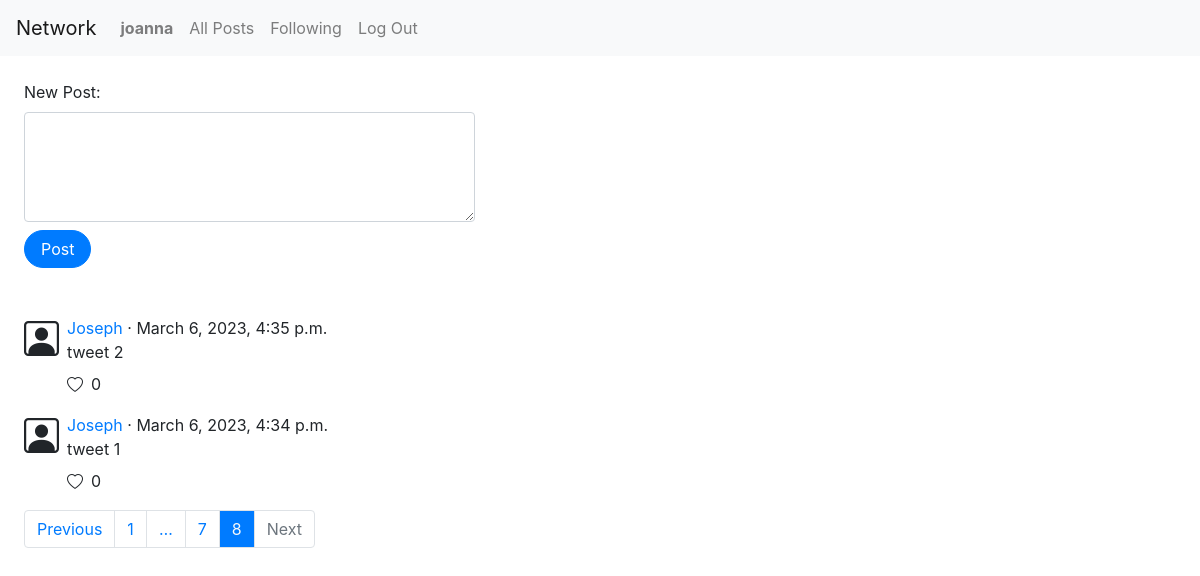
The app's page /?page=8 (signed in), older data.
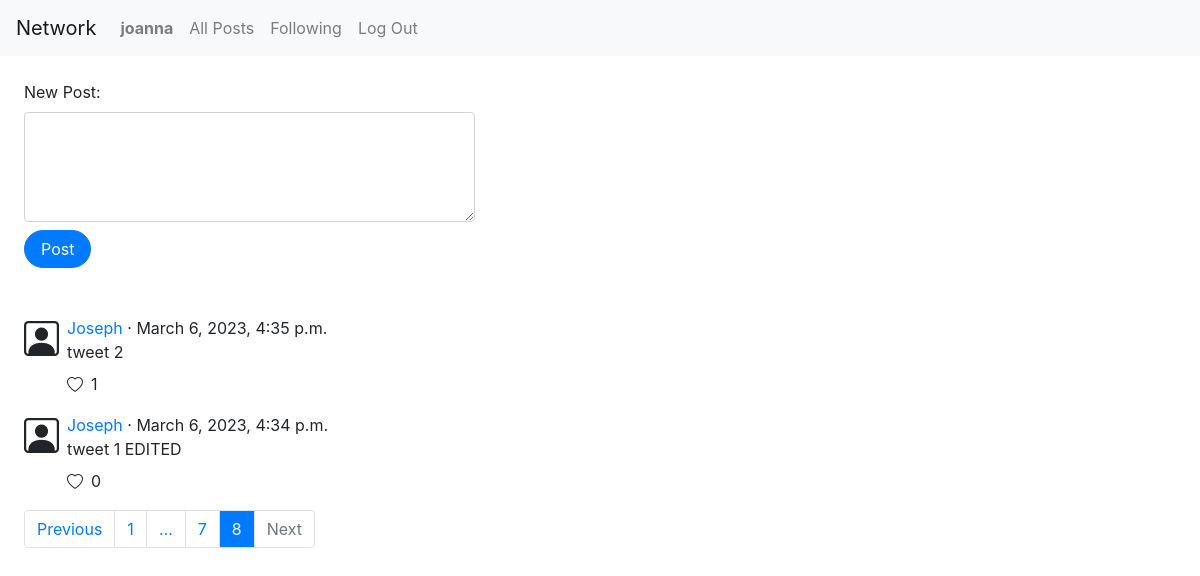
The same page, newer data.
### network/models.py (models this page shows, shortened)
class Post(models.Model):
    creator = models.ForeignKey(User, on_delete=models.CASCADE, related_name="posts")
    content = models.TextField(max_length=280)
    timestamp = models.DateTimeField(auto_now_add=True)
    likers = models.ManyToManyField(User, related_name="likes")

class User(AbstractUser):
    def get_followers(self):
        filtered_connections = Connection.objects.filter(target=self)
        followers = []
        for connection in filtered_connections:
            followers.append(connection.origin)
        return followers

### network/views.py (the view)
# urls.py: path("", views.index, name="index"),
def index(request):
    posts = Post.objects.order_by("-timestamp").all()
    paginator = Paginator(posts, 2)
    page_number = request.GET.get("page", 1)
    page_obj = paginator.get_page(page_number)
    page_numbers_list = paginator.get_elided_page_range(page_number, on_each_side=1, on_ends=1)
    return render(request, "network/index.html", {
        "form": NewPostForm(),
        "page_obj": page_obj,
        "page_numbers_list": page_numbers_list
    })

### network/views.py
class NewPostForm(forms.Form):
    content = forms.CharField(label="New Post", max_length=280, required=True, widget=forms.Textarea(attrs={'class': 'form-control mb-2', 'rows': '4'}))

### network/templates/network/index.html (shortened to what this page needs)
{% extends "network/layout.html" %}
{% block body %}
    <div class="main_container ml-4 mt-4">
        {% if user.is_authenticated %}
            <div class="form_container d-flex justify-content-center justify-content-sm-start mb-5">
                <form action="{% url 'network:new_post' %}" method="post">
                    {{ form }}
                    <input class="btn btn-primary rounded-pill pl-3 pr-3" type="submit" value="Post">
                </form>
            </div>
        {% endif %}
        {% for post in page_obj %}
            {% include 'network/includes/post_layout.html' %}
        {% empty %}
            {% if following_posts_page %}
                <div>Follow users so you can see their posts!</div>
            {% endif %}
        {% endfor %}
        {% include 'network/includes/page_navigation.html' %}
    </div>
{% endblock %}

### network/templates/network/includes/post_layout.html (shortened to what this page needs)
<div class="post_container d-flex justify-content-start align-items-start mb-3">
    <i class="bi bi-person-square user_icon mr-2 d-flex justify-content-start"></i>
    <div id="post-details-{{post.id}}" class="post_details d-flex flex-column justify-content-start align-items-start">
        <div class="username_timestamp_container">
            <div class="mr-3"><a href="{% url 'network:profile' post.creator.username %}">{{ post.creator }}</a> · {{ post.timestamp }}</div>
        </div>
        <div id="content-{{post.id}}" class="content_container mb-2">{{ post.content }}</div>
        <div id="like-edit-container-{{post.id}}" class="like_edit_container">
            <div class="likes_container d-flex justify-content-start align-items-start">
                {% if request.user in post.likers.all %}
                    <i id="heart-{{post.id}}" class="bi bi-heart-fill heart_fill_icon" data-postid={{post.id}}></i>
                {% else %}
                    <i id="heart-{{post.id}}" class="bi bi-heart heart_icon" data-postid={{post.id}}></i>
                {% endif %}
                <div id="likes-count-{{post.id}}" class="likes_count_container ml-2">{{ post.likers.count }}</div>
            </div>
        </div>
    </div>
</div>

Row changes from the older to the newer data that the page shows:
computed for Post "March 6, 2023, 4:35 p.m.": likers.count "0" → "1"
changed Post: content "tweet 1" → "tweet 1 EDITED"
